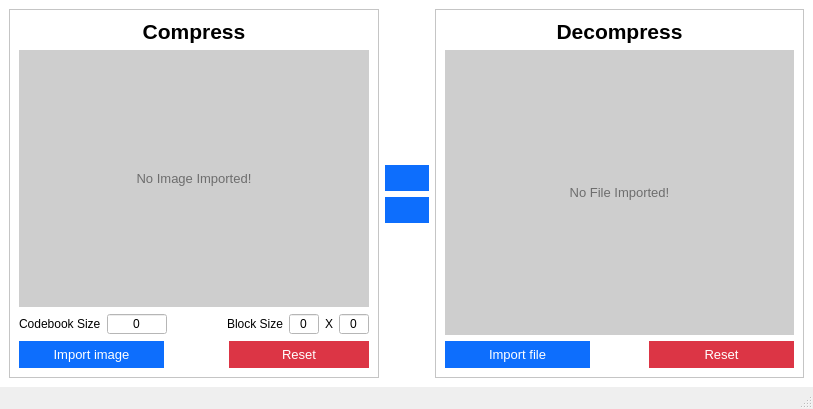
<?xml version="1.0" encoding="UTF-8"?>
<ui version="4.0">
 <class>MainWindow</class>
 <widget class="QMainWindow" name="MainWindow">
  <property name="geometry">
   <rect>
    <x>0</x>
    <y>0</y>
    <width>813</width>
    <height>409</height>
   </rect>
  </property>
  <property name="windowTitle">
   <string>Image Compressor</string>
  </property>
  <widget class="QWidget" name="centralwidget">
   <property name="styleSheet">
    <string notr="true">QWidget {
	background-color: rgb(255, 255, 255);
}

QPushButton {
	background-color: #0d6efd;
	color: white;
	border: none;
	padding: 6px;
}
QPushButton:hover, QPushButton:disabled {
	background-color: #3d8bfd;
}</string>
   </property>
   <layout class="QVBoxLayout" name="verticalLayout">
    <item>
     <layout class="QHBoxLayout" name="horizontalLayout">
      <item>
       <widget class="QFrame" name="compressFrame">
        <property name="frameShape">
         <enum>QFrame::Shape::StyledPanel</enum>
        </property>
        <property name="frameShadow">
         <enum>QFrame::Shadow::Raised</enum>
        </property>
        <layout class="QVBoxLayout" name="verticalLayout_2">
         <item>
          <widget class="QLabel" name="compressLabel">
           <property name="text">
            <string>&lt;html&gt;&lt;head/&gt;&lt;body&gt;&lt;p align=&quot;center&quot;&gt;&lt;span style=&quot; font-size:16pt; font-weight:700;&quot;&gt;Compress&lt;/span&gt;&lt;/p&gt;&lt;/body&gt;&lt;/html&gt;</string>
           </property>
          </widget>
         </item>
         <item>
          <widget class="QStackedWidget" name="stackedWidget">
           <property name="currentIndex">
            <number>0</number>
           </property>
           <widget class="QWidget" name="blankPage">
            <layout class="QVBoxLayout" name="verticalLayout_6">
             <property name="leftMargin">
              <number>0</number>
             </property>
             <property name="topMargin">
              <number>0</number>
             </property>
             <property name="rightMargin">
              <number>0</number>
             </property>
             <property name="bottomMargin">
              <number>0</number>
             </property>
             <item>
              <widget class="QLabel" name="imageBlankLabel">
               <property name="sizePolicy">
                <sizepolicy hsizetype="Preferred" vsizetype="Expanding">
                 <horstretch>0</horstretch>
                 <verstretch>0</verstretch>
                </sizepolicy>
               </property>
               <property name="styleSheet">
                <string notr="true">background-color: rgb(206, 206, 206);
color: rgb(109, 109, 109);</string>
               </property>
               <property name="text">
                <string>&lt;html&gt;&lt;head/&gt;&lt;body&gt;&lt;p align=&quot;center&quot;&gt;&lt;span style=&quot; font-size:10pt;&quot;&gt;No Image Imported!&lt;/span&gt;&lt;/p&gt;&lt;/body&gt;&lt;/html&gt;</string>
               </property>
              </widget>
             </item>
             <item>
              <layout class="QHBoxLayout" name="horizontalLayout_6">
               <item>
                <widget class="QLabel" name="label">
                 <property name="text">
                  <string>Codebook Size</string>
                 </property>
                 <property name="wordWrap">
                  <bool>true</bool>
                 </property>
                </widget>
               </item>
               <item>
                <widget class="QSpinBox" name="codebookSize">
                 <property name="sizePolicy">
                  <sizepolicy hsizetype="Preferred" vsizetype="Fixed">
                   <horstretch>0</horstretch>
                   <verstretch>0</verstretch>
                  </sizepolicy>
                 </property>
                 <property name="minimumSize">
                  <size>
                   <width>60</width>
                   <height>0</height>
                  </size>
                 </property>
                 <property name="alignment">
                  <set>Qt::AlignmentFlag::AlignCenter</set>
                 </property>
                 <property name="buttonSymbols">
                  <enum>QAbstractSpinBox::ButtonSymbols::NoButtons</enum>
                 </property>
                </widget>
               </item>
               <item>
                <spacer name="horizontalSpacer">
                 <property name="orientation">
                  <enum>Qt::Orientation::Horizontal</enum>
                 </property>
                 <property name="sizeHint" stdset="0">
                  <size>
                   <width>40</width>
                   <height>20</height>
                  </size>
                 </property>
                </spacer>
               </item>
               <item>
                <widget class="QLabel" name="blockSizeLabel">
                 <property name="text">
                  <string>Block Size</string>
                 </property>
                </widget>
               </item>
               <item>
                <widget class="QSpinBox" name="spinBox_2">
                 <property name="minimumSize">
                  <size>
                   <width>30</width>
                   <height>0</height>
                  </size>
                 </property>
                 <property name="maximumSize">
                  <size>
                   <width>30</width>
                   <height>16777215</height>
                  </size>
                 </property>
                 <property name="alignment">
                  <set>Qt::AlignmentFlag::AlignCenter</set>
                 </property>
                 <property name="buttonSymbols">
                  <enum>QAbstractSpinBox::ButtonSymbols::NoButtons</enum>
                 </property>
                </widget>
               </item>
               <item>
                <widget class="QLabel" name="xLabel">
                 <property name="sizePolicy">
                  <sizepolicy hsizetype="Fixed" vsizetype="Fixed">
                   <horstretch>0</horstretch>
                   <verstretch>0</verstretch>
                  </sizepolicy>
                 </property>
                 <property name="maximumSize">
                  <size>
                   <width>10</width>
                   <height>20</height>
                  </size>
                 </property>
                 <property name="text">
                  <string>X</string>
                 </property>
                 <property name="alignment">
                  <set>Qt::AlignmentFlag::AlignCenter</set>
                 </property>
                </widget>
               </item>
               <item>
                <widget class="QSpinBox" name="blockWidth">
                 <property name="minimumSize">
                  <size>
                   <width>30</width>
                   <height>0</height>
                  </size>
                 </property>
                 <property name="maximumSize">
                  <size>
                   <width>30</width>
                   <height>16777215</height>
                  </size>
                 </property>
                 <property name="toolTip">
                  <string>Block height</string>
                 </property>
                 <property name="alignment">
                  <set>Qt::AlignmentFlag::AlignCenter</set>
                 </property>
                 <property name="buttonSymbols">
                  <enum>QAbstractSpinBox::ButtonSymbols::NoButtons</enum>
                 </property>
                </widget>
               </item>
              </layout>
             </item>
            </layout>
           </widget>
           <widget class="QWidget" name="previewPage">
            <layout class="QVBoxLayout" name="verticalLayout_7">
             <property name="leftMargin">
              <number>0</number>
             </property>
             <property name="rightMargin">
              <number>0</number>
             </property>
             <property name="bottomMargin">
              <number>0</number>
             </property>
             <item>
              <widget class="QLabel" name="imagePreviewLabel">
               <property name="text">
                <string/>
               </property>
              </widget>
             </item>
            </layout>
           </widget>
          </widget>
         </item>
         <item>
          <layout class="QHBoxLayout" name="horizontalLayout_2">
           <item>
            <widget class="QPushButton" name="importImgButton">
             <property name="minimumSize">
              <size>
               <width>145</width>
               <height>0</height>
              </size>
             </property>
             <property name="font">
              <font>
               <pointsize>10</pointsize>
              </font>
             </property>
             <property name="cursor">
              <cursorShape>PointingHandCursor</cursorShape>
             </property>
             <property name="text">
              <string>Import image</string>
             </property>
            </widget>
           </item>
           <item>
            <spacer name="horizontalSpacer_3">
             <property name="orientation">
              <enum>Qt::Orientation::Horizontal</enum>
             </property>
             <property name="sizeHint" stdset="0">
              <size>
               <width>40</width>
               <height>20</height>
              </size>
             </property>
            </spacer>
           </item>
           <item>
            <widget class="QPushButton" name="resetImgButton">
             <property name="minimumSize">
              <size>
               <width>140</width>
               <height>0</height>
              </size>
             </property>
             <property name="font">
              <font>
               <pointsize>10</pointsize>
              </font>
             </property>
             <property name="cursor">
              <cursorShape>PointingHandCursor</cursorShape>
             </property>
             <property name="styleSheet">
              <string notr="true">QPushButton {
	background-color: #dc3545;
}
QPushButton:hover, QPushButton:disabled {
	background-color: #e35d6a;
}</string>
             </property>
             <property name="text">
              <string>Reset</string>
             </property>
            </widget>
           </item>
          </layout>
         </item>
        </layout>
       </widget>
      </item>
      <item>
       <layout class="QVBoxLayout" name="verticalLayout_8">
        <item>
         <spacer name="verticalSpacer">
          <property name="orientation">
           <enum>Qt::Orientation::Vertical</enum>
          </property>
          <property name="sizeHint" stdset="0">
           <size>
            <width>20</width>
            <height>40</height>
           </size>
          </property>
         </spacer>
        </item>
        <item>
         <widget class="QPushButton" name="compressButton">
          <property name="cursor">
           <cursorShape>PointingHandCursor</cursorShape>
          </property>
          <property name="toolTip">
           <string>Compress</string>
          </property>
          <property name="text">
           <string/>
          </property>
          <property name="icon">
           <iconset resource="design.qrc">
            <normaloff>:/icons/icons/arrow-right.png</normaloff>:/icons/icons/arrow-right.png</iconset>
          </property>
          <property name="iconSize">
           <size>
            <width>20</width>
            <height>20</height>
           </size>
          </property>
         </widget>
        </item>
        <item>
         <widget class="QPushButton" name="DecompressButton">
          <property name="cursor">
           <cursorShape>PointingHandCursor</cursorShape>
          </property>
          <property name="toolTip">
           <string>Decompress</string>
          </property>
          <property name="text">
           <string/>
          </property>
          <property name="icon">
           <iconset resource="design.qrc">
            <normaloff>:/icons/icons/arrow-left.png</normaloff>:/icons/icons/arrow-left.png</iconset>
          </property>
          <property name="iconSize">
           <size>
            <width>20</width>
            <height>20</height>
           </size>
          </property>
         </widget>
        </item>
        <item>
         <spacer name="verticalSpacer_2">
          <property name="orientation">
           <enum>Qt::Orientation::Vertical</enum>
          </property>
          <property name="sizeHint" stdset="0">
           <size>
            <width>20</width>
            <height>40</height>
           </size>
          </property>
         </spacer>
        </item>
       </layout>
      </item>
      <item>
       <widget class="QFrame" name="decompressFrame">
        <property name="frameShape">
         <enum>QFrame::Shape::StyledPanel</enum>
        </property>
        <property name="frameShadow">
         <enum>QFrame::Shadow::Raised</enum>
        </property>
        <layout class="QVBoxLayout" name="verticalLayout_3">
         <item>
          <widget class="QLabel" name="decompressLabel">
           <property name="text">
            <string>&lt;html&gt;&lt;head/&gt;&lt;body&gt;&lt;p align=&quot;center&quot;&gt;&lt;span style=&quot; font-size:16pt; font-weight:700;&quot;&gt;Decompress&lt;/span&gt;&lt;/p&gt;&lt;/body&gt;&lt;/html&gt;</string>
           </property>
          </widget>
         </item>
         <item>
          <widget class="QStackedWidget" name="decompressStackedWidget">
           <property name="currentIndex">
            <number>0</number>
           </property>
           <widget class="QWidget" name="blankPage">
            <layout class="QVBoxLayout" name="verticalLayout_5">
             <property name="leftMargin">
              <number>0</number>
             </property>
             <property name="topMargin">
              <number>0</number>
             </property>
             <property name="rightMargin">
              <number>0</number>
             </property>
             <property name="bottomMargin">
              <number>0</number>
             </property>
             <item>
              <widget class="QLabel" name="fileBlankLabel">
               <property name="sizePolicy">
                <sizepolicy hsizetype="Preferred" vsizetype="Expanding">
                 <horstretch>0</horstretch>
                 <verstretch>0</verstretch>
                </sizepolicy>
               </property>
               <property name="styleSheet">
                <string notr="true">background-color: rgb(206, 206, 206);
color: rgb(109, 109, 109);</string>
               </property>
               <property name="text">
                <string>&lt;html&gt;&lt;head/&gt;&lt;body&gt;&lt;p align=&quot;center&quot;&gt;&lt;span style=&quot; font-size:10pt;&quot;&gt;No File Imported!&lt;/span&gt;&lt;/p&gt;&lt;/body&gt;&lt;/html&gt;</string>
               </property>
              </widget>
             </item>
            </layout>
           </widget>
           <widget class="QWidget" name="previewPage">
            <layout class="QVBoxLayout" name="verticalLayout_4">
             <property name="leftMargin">
              <number>0</number>
             </property>
             <property name="topMargin">
              <number>0</number>
             </property>
             <property name="rightMargin">
              <number>0</number>
             </property>
             <property name="bottomMargin">
              <number>0</number>
             </property>
             <item>
              <widget class="QPlainTextEdit" name="fileDisplayPlain">
               <property name="sizePolicy">
                <sizepolicy hsizetype="Preferred" vsizetype="Expanding">
                 <horstretch>0</horstretch>
                 <verstretch>0</verstretch>
                </sizepolicy>
               </property>
               <property name="lineWrapMode">
                <enum>QPlainTextEdit::LineWrapMode::NoWrap</enum>
               </property>
               <property name="readOnly">
                <bool>true</bool>
               </property>
              </widget>
             </item>
            </layout>
           </widget>
          </widget>
         </item>
         <item>
          <layout class="QHBoxLayout" name="horizontalLayout_3">
           <item>
            <widget class="QPushButton" name="importCompressedFileButton">
             <property name="minimumSize">
              <size>
               <width>145</width>
               <height>0</height>
              </size>
             </property>
             <property name="font">
              <font>
               <pointsize>10</pointsize>
              </font>
             </property>
             <property name="cursor">
              <cursorShape>PointingHandCursor</cursorShape>
             </property>
             <property name="text">
              <string>Import file</string>
             </property>
            </widget>
           </item>
           <item>
            <spacer name="horizontalSpacer_2">
             <property name="orientation">
              <enum>Qt::Orientation::Horizontal</enum>
             </property>
             <property name="sizeHint" stdset="0">
              <size>
               <width>40</width>
               <height>20</height>
              </size>
             </property>
            </spacer>
           </item>
           <item>
            <widget class="QPushButton" name="resetCompressedDisplayButton">
             <property name="minimumSize">
              <size>
               <width>145</width>
               <height>0</height>
              </size>
             </property>
             <property name="font">
              <font>
               <pointsize>10</pointsize>
              </font>
             </property>
             <property name="cursor">
              <cursorShape>PointingHandCursor</cursorShape>
             </property>
             <property name="styleSheet">
              <string notr="true">QPushButton {
	background-color: #dc3545;
}
QPushButton:hover, QPushButton:disabled {
	background-color: #e35d6a;
}</string>
             </property>
             <property name="text">
              <string>Reset</string>
             </property>
            </widget>
           </item>
          </layout>
         </item>
        </layout>
       </widget>
      </item>
     </layout>
    </item>
   </layout>
  </widget>
  <widget class="QStatusBar" name="statusbar"/>
 </widget>
 <resources>
  <include location="design.qrc"/>
 </resources>
 <connections/>
</ui>
